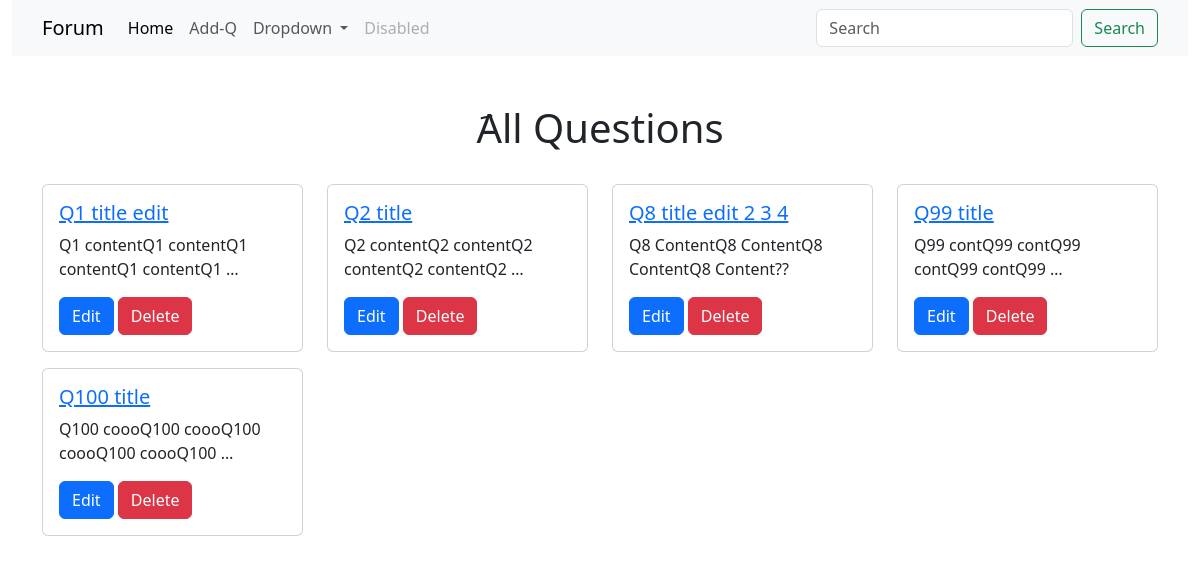
/questions/, run on an earlier commit of the app's database.
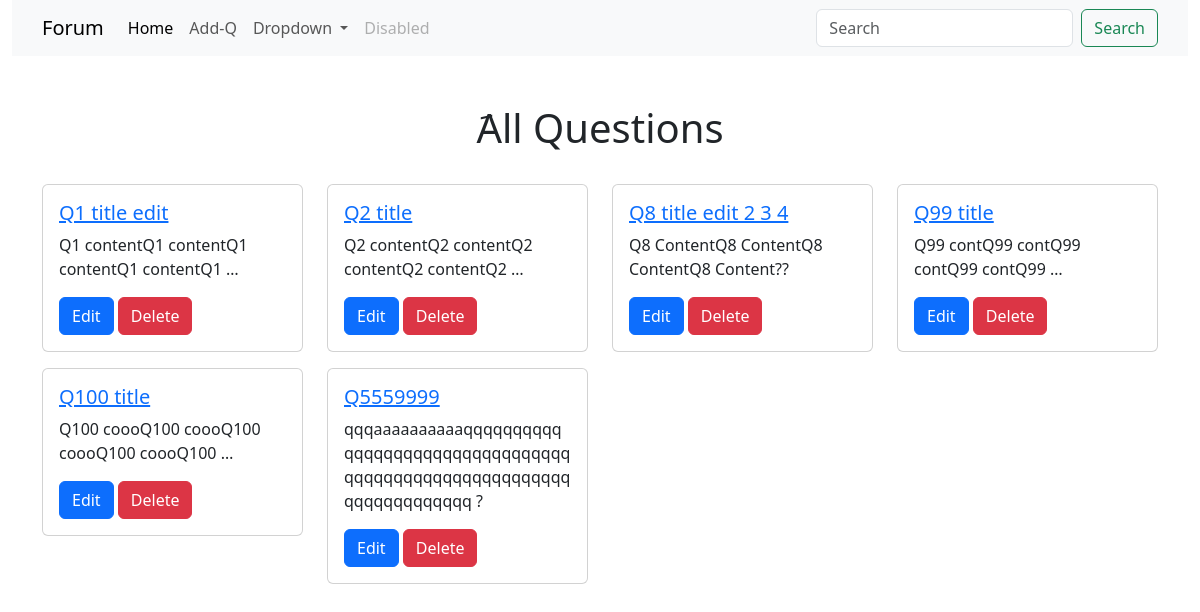
And on a later commit of the database.
### forum/models.py (models this page shows)
class Question(models.Model):
    author = models.ForeignKey(User, related_name='question_user', on_delete=models.CASCADE)
    question = models.CharField(max_length=100)
    created_at = models.DateTimeField(default=timezone.now)
    content = models.TextField(max_length=500)
    tags = TaggableManager()
    def __str__(self):
        return self.question

### forum/views.py (the view)
# urls.py: path('questions/', QuestionList.as_view()),
class QuestionList(ListView):
    model = Question
    template_name = 'question_list.html'

### forum/templates/forum/question_list.html (shortened to what this page needs)
<!doctype html>
<html lang="en">
  <head>
    <link rel="stylesheet" href="https://cdnjs.cloudflare.com/ajax/libs/bootstrap/5.3.0/css/bootstrap.min.css"
 />
    </head>
  <body>
    <div class="container-fluid">
        <nav class="navbar navbar-expand-lg bg-body-tertiary">
            <div class="container">
              <a class="navbar-brand" href="#">Forum</a>
              <div class="collapse navbar-collapse" id="navbarSupportedContent">
                <ul class="navbar-nav me-auto mb-2 mb-lg-0">
                  <li class="nav-item">
                    <a class="nav-link active" aria-current="page" href="http://127.0.0.1:8000/questions/">Home</a>
                  </li>
                  <li class="nav-item">
                    <a class="nav-link" href="http://127.0.0.1:8000/questions/add">Add-Q</a>
                  </li>
                  <li class="nav-item dropdown">
                    <a class="nav-link dropdown-toggle" href="#" role="button" data-bs-toggle="dropdown" aria-expanded="false">
                      Dropdown
                    </a>
                  </li>
                  <li class="nav-item">
                    <a class="nav-link disabled" aria-disabled="true">Disabled</a>
                  </li>
                </ul>
                <form class="d-flex" role="search">
                  <input class="form-control me-2" type="search" placeholder="Search" aria-label="Search">
                  <button class="btn btn-outline-success" type="submit">Search</button>
                </form>
              </div>
            </div>
          </nav>
          <div class="container content mt-5 ">
            <h1 class="text-center">َAll Questions</h1>
            <div class="row mt-3">
                {% for q in question_list %}
                <div class="col-3 mt-3">
                    <div class="card">
                        <div class="card-body">
                          <h5 class="card-title"><a href="{{q.pk}}">{{q}}</a></h5>
                          <p class="card-text">{{q.content|truncatewords:5}}</p>
                          <a href="{{q.pk}}/edit" class="btn btn-primary">Edit</a>
                          <a href="{{q.pk}}/delete" class="btn btn-danger">Delete</a>
                        </div>
                      </div>
                </div>
                {% endfor %}
            </div>
          </div>
    </div>
      </body>
</html>

What changed in the data, as far as the page shows it:
added Question: question "Q5559999", content "qqqaaaaaaaaaaqqqqqqqqqqqqqqqqqqqqqqqqqqqqqqqqqqqqqqqqqqqqqqqqqqqqqqqqqqqqqqqqqqqqq ?"
